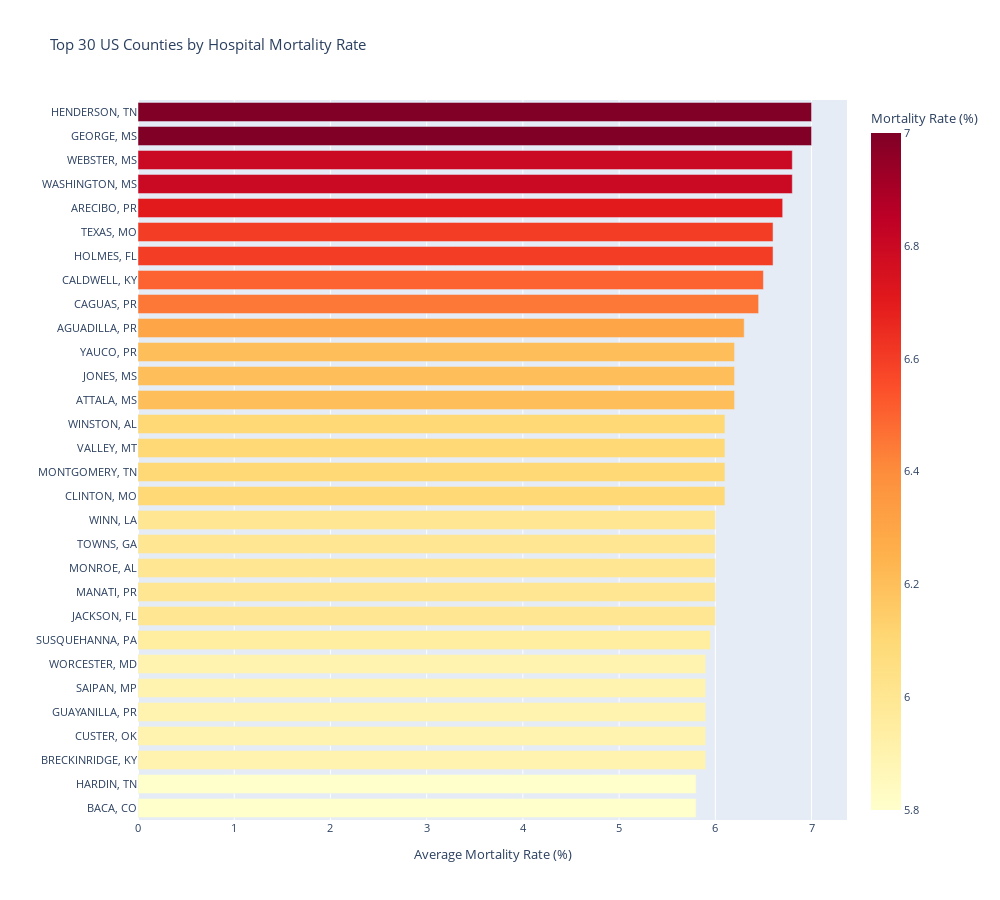
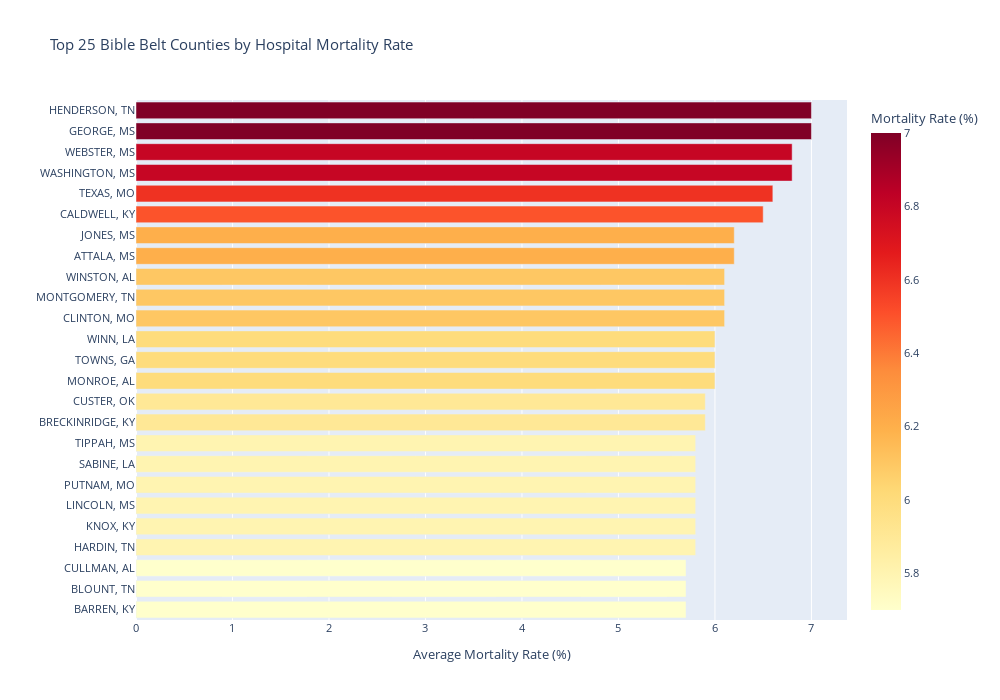

Notebook code for these charts, in order:
### Code cell
import plotly.graph_objects as go
import plotly.express as px
import json
import urllib.request

print("Creating County-Level Analysis...\n")

# Aggregate by County and State
county_mortality = hybrid_hwm_clean.groupby(['County/Parish', 'State']).agg({
    'Score_numeric': ['mean', 'count', 'min', 'max'],
    'ZIP Code': 'nunique',
    'Facility Name': lambda x: list(x)
}).reset_index()

county_mortality.columns = ['County', 'State', 'Avg_Mortality_Rate', 'Hospital_Count', 'Min_Rate', 'Max_Rate', 'ZIP_Count', 'Hospitals']
county_mortality['County_State'] = county_mortality['County'] + ', ' + county_mortality['State']

print(f"Total counties with hospitals: {len(county_mortality)}\n")

# === BIBLE BELT FOCUS ===
# Bible Belt states: MS, LA, AL, AR, TN, KY, OK, MO, TX (parts), GA (parts)
bible_belt_states = ['MS', 'LA', 'AL', 'AR', 'TN', 'KY', 'OK', 'MO', 'TX', 'GA']

print("=" * 80)
print("TOP 25 BIBLE BELT COUNTIES BY MORTALITY RATE")
print("=" * 80)

bible_belt_counties = county_mortality[county_mortality['State'].isin(bible_belt_states)].copy()
bible_belt_top = bible_belt_counties.nlargest(25, 'Avg_Mortality_Rate')

print(f"\n{'County, State':<35} {'Rate':<10} {'Hospitals':<12} {'Range'}")
print("-" * 80)
for idx, row in bible_belt_top.iterrows():
    print(f"{row['County_State']:<35} {row['Avg_Mortality_Rate']:<10.2f} {int(row['Hospital_Count']):<12} {row['Min_Rate']:.2f}% - {row['Max_Rate']:.2f}%")

print("\n" + "=" * 80)
print("NATIONAL TOP 30 COUNTIES BY MORTALITY RATE")
print("=" * 80)

national_top = county_mortality.nlargest(30, 'Avg_Mortality_Rate')
print(f"\n{'County, State':<35} {'Rate':<10} {'Hospitals':<12}")
print("-" * 80)
for idx, row in national_top.iterrows():
    marker = " ← BIBLE BELT" if row['State'] in bible_belt_states else ""
    print(f"{row['County_State']:<35} {row['Avg_Mortality_Rate']:<10.2f} {int(row['Hospital_Count']):<12}{marker}")

# Create interactive visualization: Bar chart of top counties
print("\n" + "=" * 80)
print("Creating interactive visualizations...")
print("=" * 80 + "\n")

# Top counties bar chart
fig_top_counties = px.bar(
    national_top,
    x='Avg_Mortality_Rate',
    y='County_State',
    orientation='h',
    color='Avg_Mortality_Rate',
    color_continuous_scale='YlOrRd',
    hover_data={'Hospital_Count': True, 'Min_Rate': ':.2f', 'Max_Rate': ':.2f'},
    title='Top 30 US Counties by Hospital Mortality Rate',
    labels={'Avg_Mortality_Rate': 'Mortality Rate (%)', 'County_State': 'County, State'},
    height=900,
    width=1000
)

fig_top_counties.update_layout(
    yaxis={'categoryorder': 'total ascending'},
    xaxis_title='Average Mortality Rate (%)',
    yaxis_title='',
    font=dict(size=11),
    hovermode='closest'
)

fig_top_counties.write_html('hospital_mortality_top_counties_chart.html')
print("✓ Saved: hospital_mortality_top_counties_chart.html")

# Bible Belt focused chart
fig_bible_belt = px.bar(
    bible_belt_top,
    x='Avg_Mortality_Rate',
    y='County_State',
    orientation='h',
    color='Avg_Mortality_Rate',
    color_continuous_scale='YlOrRd',
    hover_data={'Hospital_Count': True, 'Min_Rate': ':.2f', 'Max_Rate': ':.2f', 'State': True},
    title='Top 25 Bible Belt Counties by Hospital Mortality Rate',
    labels={'Avg_Mortality_Rate': 'Mortality Rate (%)', 'County_State': 'County, State'},
    height=700,
    width=1000
)

fig_bible_belt.update_layout(
    yaxis={'categoryorder': 'total ascending'},
    xaxis_title='Average Mortality Rate (%)',
    yaxis_title='',
    font=dict(size=11)
)

fig_bible_belt.write_html('hospital_mortality_bible_belt_chart.html')
print("✓ Saved: hospital_mortality_bible_belt_chart.html")

# Create state-level breakdown chart
print("\nState-level analysis:")
state_breakdown = county_mortality.groupby('State').agg({
    'Avg_Mortality_Rate': 'mean',
    'Hospital_Count': 'sum',
    'County': 'nunique'
}).reset_index()

state_breakdown.columns = ['State', 'Avg_Rate', 'Total_Hospitals', 'Num_Counties']
state_breakdown = state_breakdown.sort_values('Avg_Rate', ascending=False)

print(f"\n{'State':<8} {'Avg Rate':<12} {'Hospitals':<12} {'Counties':<10}")
print("-" * 50)
for idx, row in state_breakdown.head(15).iterrows():
    print(f"{row['State']:<8} {row['Avg_Rate']:<12.2f} {int(row['Total_Hospitals']):<12} {int(row['Num_Counties']):<10}")

print("\n" + "=" * 80)
print("VISUALIZATIONS CREATED:")
print("=" * 80)
print("1. hospital_mortality_top_counties_chart.html - Top 30 US counties")
print("2. hospital_mortality_bible_belt_chart.html - Top 25 Bible Belt counties")
print("3. hospital_mortality_national_choropleth.html - State-level choropleth (from previous cell)")
print("\nThese three files together provide:")
print("  - National overview (state choropleth)")
print("  - Bible Belt focus (top counties in the region)")
print("  - Detailed county rankings (interactive charts)")
print("=" * 80)

fig_top_counties.show()
fig_bible_belt.show()

### Figure 1 — Plotly figure (JSON) as saved in the notebook; plotly's stock layout.template omitted (floating-point values rounded to 4 significant figures)
{"data": [{"customdata": [[1.0, 7.0, 7.0], [1.0, 7.0, 7.0], [1.0, 6.8, 6.8], [1.0, 6.8, 6.8], [2.0, 5.6, 7.8], [1.0, 6.6, 6.6], [1.0, 6.6, 6.6], [1.0, 6.5, 6.5], [2.0, 5.7, 7.2], [1.0, 6.3, 6.3], [1.0, 6.2, 6.2], [1.0, 6.2, 6.2], [1.0, 6.2, 6.2], [1.0, 6.1, 6.1], [1.0, 6.1, 6.1], [1.0, 6.1, 6.1], [1.0, 6.1, 6.1], [1.0, 6.0, 6.0], [2.0, 5.4, 6.6], [1.0, 6.0, 6.0], [1.0, 6.0, 6.0], [1.0, 6.0, 6.0], [2.0, 5.9, 6.0], [1.0, 5.9, 5.9], [1.0, 5.9, 5.9], [1.0, 5.9, 5.9], [1.0, 5.9, 5.9], [1.0, 5.9, 5.9], [1.0, 5.8, 5.8], [1.0, 5.8, 5.8]], "hovertemplate": "Mortality Rate (%)=%{marker.color}<br>County, State=%{y}<br>Hospital_Count=%{customdata[0]}<br>Min_Rate=%{customdata[1]:.2f}<br>Max_Rate=%{customdata[2]:.2f}<extra></extra>", "legendgroup": "", "marker": {"color": [7.0, 7.0, 6.8, 6.8, 6.7, 6.6, 6.6, 6.5, 6.45, 6.3, 6.2, 6.2, 6.2, 6.1, 6.1, 6.1, 6.1, 6.0, 6.0, 6.0, 6.0, 6.0, 5.95, 5.9, 5.9, 5.9, 5.9, 5.9, 5.8, 5.8], "coloraxis": "coloraxis", "pattern": {"shape": ""}}, "name": "", "orientation": "h", "showlegend": false, "textposition": "auto", "type": "bar", "x": [7.0, 7.0, 6.8, 6.8, 6.7, 6.6, 6.6, 6.5, 6.45, 6.3, 6.2, 6.2, 6.2, 6.1, 6.1, 6.1, 6.1, 6.0, 6.0, 6.0, 6.0, 6.0, 5.95, 5.9, 5.9, 5.9, 5.9, 5.9, 5.8, 5.8], "xaxis": "x", "y": ["GEORGE, MS", "HENDERSON, TN", "WASHINGTON, MS", "WEBSTER, MS", "ARECIBO, PR", "HOLMES, FL", "TEXAS, MO", "CALDWELL, KY", "CAGUAS, PR", "AGUADILLA, PR", "ATTALA, MS", "JONES, MS", "YAUCO, PR", "CLINTON, MO", "MONTGOMERY, TN", "VALLEY, MT", "WINSTON, AL", "JACKSON, FL", "MANATI, PR", "MONROE, AL", "TOWNS, GA", "WINN, LA", "SUSQUEHANNA, PA", "BRECKINRIDGE, KY", "CUSTER, OK", "GUAYANILLA, PR", "SAIPAN, MP", "WORCESTER, MD", "BACA, CO", "HARDIN, TN"], "yaxis": "y"}], "layout": {"barmode": "relative", "coloraxis": {"colorbar": {"title": {"text": "Mortality Rate (%)"}}, "colorscale": [[0, "rgb(255,255,204)"], [0.125, "rgb(255,237,160)"], [0.25, "rgb(254,217,118)"], [0.375, "rgb(254,178,76)"], [0.5, "rgb(253,141,60)"], [0.625, "rgb(252,78,42)"], [0.75, "rgb(227,26,28)"], [0.875, "rgb(189,0,38)"], [1, "rgb(128,0,38)"]]}, "font": {"size": 11}, "height": 900, "hovermode": "closest", "legend": {"tracegroupgap": 0}, "title": {"text": "Top 30 US Counties by Hospital Mortality Rate"}, "width": 1000, "xaxis": {"anchor": "y", "domain": [0, 1], "title": {"text": "Average Mortality Rate (%)"}}, "yaxis": {"anchor": "x", "categoryorder": "total ascending", "domain": [0, 1], "title": {"text": ""}}}}

### Figure 2 — Plotly figure (JSON) as saved in the notebook; plotly's stock layout.template omitted (floating-point values rounded to 4 significant figures)
{"data": [{"customdata": [[1, 7, 7, "MS"], [1, 7, 7, "TN"], [1, 6.8, 6.8, "MS"], [1, 6.8, 6.8, "MS"], [1, 6.6, 6.6, "MO"], [1, 6.5, 6.5, "KY"], [1, 6.2, 6.2, "MS"], [1, 6.2, 6.2, "MS"], [1, 6.1, 6.1, "MO"], [1, 6.1, 6.1, "TN"], [1, 6.1, 6.1, "AL"], [1, 6, 6, "AL"], [1, 6, 6, "GA"], [1, 6, 6, "LA"], [1, 5.9, 5.9, "KY"], [1, 5.9, 5.9, "OK"], [1, 5.8, 5.8, "TN"], [1, 5.8, 5.8, "KY"], [1, 5.8, 5.8, "MS"], [1, 5.8, 5.8, "MO"], [1, 5.8, 5.8, "LA"], [1, 5.8, 5.8, "MS"], [1, 5.7, 5.7, "KY"], [1, 5.7, 5.7, "TN"], [1, 5.7, 5.7, "AL"]], "hovertemplate": "Mortality Rate (%)=%{marker.color}<br>County, State=%{y}<br>Hospital_Count=%{customdata[0]}<br>Min_Rate=%{customdata[1]:.2f}<br>Max_Rate=%{customdata[2]:.2f}<br>State=%{customdata[3]}<extra></extra>", "legendgroup": "", "marker": {"color": [7.0, 7.0, 6.8, 6.8, 6.6, 6.5, 6.2, 6.2, 6.1, 6.1, 6.1, 6.0, 6.0, 6.0, 5.9, 5.9, 5.8, 5.8, 5.8, 5.8, 5.8, 5.8, 5.7, 5.7, 5.7], "coloraxis": "coloraxis", "pattern": {"shape": ""}}, "name": "", "orientation": "h", "showlegend": false, "textposition": "auto", "type": "bar", "x": [7.0, 7.0, 6.8, 6.8, 6.6, 6.5, 6.2, 6.2, 6.1, 6.1, 6.1, 6.0, 6.0, 6.0, 5.9, 5.9, 5.8, 5.8, 5.8, 5.8, 5.8, 5.8, 5.7, 5.7, 5.7], "xaxis": "x", "y": ["GEORGE, MS", "HENDERSON, TN", "WASHINGTON, MS", "WEBSTER, MS", "TEXAS, MO", "CALDWELL, KY", "ATTALA, MS", "JONES, MS", "CLINTON, MO", "MONTGOMERY, TN", "WINSTON, AL", "MONROE, AL", "TOWNS, GA", "WINN, LA", "BRECKINRIDGE, KY", "CUSTER, OK", "HARDIN, TN", "KNOX, KY", "LINCOLN, MS", "PUTNAM, MO", "SABINE, LA", "TIPPAH, MS", "BARREN, KY", "BLOUNT, TN", "CULLMAN, AL"], "yaxis": "y"}], "layout": {"barmode": "relative", "coloraxis": {"colorbar": {"title": {"text": "Mortality Rate (%)"}}, "colorscale": [[0, "rgb(255,255,204)"], [0.125, "rgb(255,237,160)"], [0.25, "rgb(254,217,118)"], [0.375, "rgb(254,178,76)"], [0.5, "rgb(253,141,60)"], [0.625, "rgb(252,78,42)"], [0.75, "rgb(227,26,28)"], [0.875, "rgb(189,0,38)"], [1, "rgb(128,0,38)"]]}, "font": {"size": 11}, "height": 700, "legend": {"tracegroupgap": 0}, "title": {"text": "Top 25 Bible Belt Counties by Hospital Mortality Rate"}, "width": 1000, "xaxis": {"anchor": "y", "domain": [0, 1], "title": {"text": "Average Mortality Rate (%)"}}, "yaxis": {"anchor": "x", "categoryorder": "total ascending", "domain": [0, 1], "title": {"text": ""}}}}
